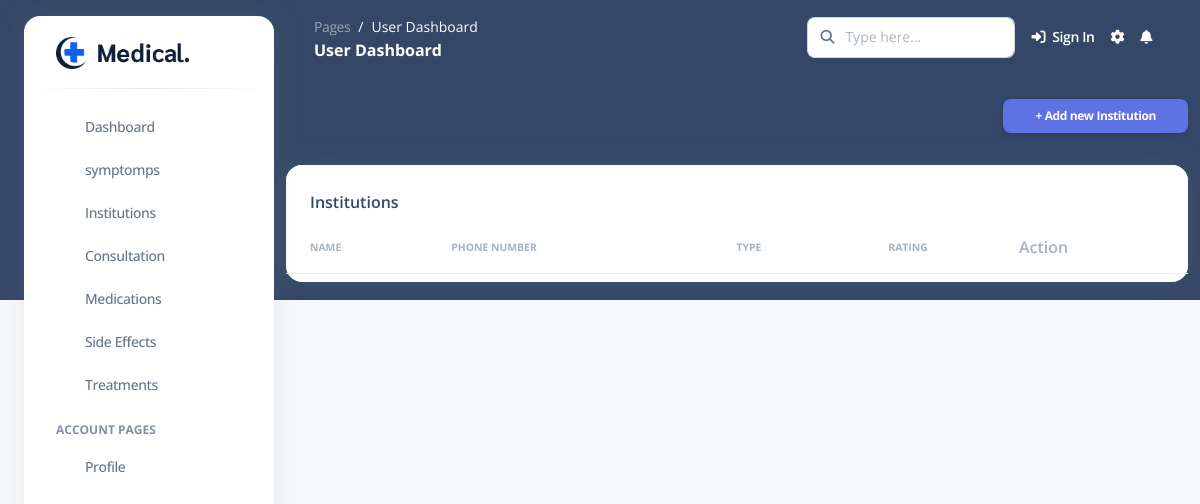
The page /institution/ on the database as committed earlier.
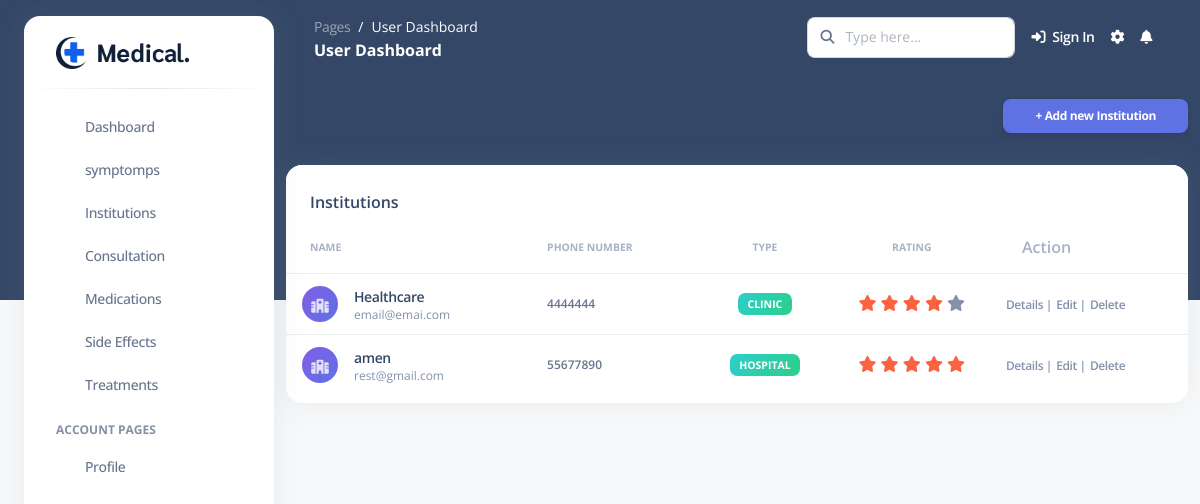
The same page on the database as committed later.
### Institution/models.py (models this page shows, shortened)
class HealthCareInstitution(models.Model):
    INSTITUTION_TYPES = [
        ('hospital', 'Hospital'),
        ('clinic', 'Clinic'),
        ('pharmacy', 'Pharmacy'),
        ('diagnostic_center', 'Diagnostic Center'),
    ]
    name = models.CharField(max_length=255)
    institution_type = models.CharField(max_length=50, choices=INSTITUTION_TYPES)
    location = models.TextField()
    phone_number = models.CharField(max_length=20, blank=True, null=True)
    email = models.EmailField(blank=True, null=True)
    website = models.URLField(blank=True, null=True)
    operational_hours = models.JSONField(blank=True, null=True)
    services_provided = models.TextField(blank=True)
    insurance_accepted = models.TextField(blank=True, null=True)
    rating = models.DecimalField(
        max_digits=3,
        decimal_places=2,
        validators=[MinValueValidator(1), MaxValueValidator(5)],
        blank=True,
        null=True
    )
    capacity = models.IntegerField(blank=True, null=True)
    latitude = models.DecimalField(max_digits=20, decimal_places=6, blank=True, null=True)
    longitude = models.DecimalField(max_digits=20, decimal_places=6, blank=True, null=True)
    class Meta:
        verbose_name_plural = "Health Care Institutions"

### Institution/views.py (the view)
# urls.py: path('', institution_list, name='institution_list'),  # Lists all institutions
def institution_list(request):
    institutions = HealthCareInstitution.objects.all()
    return render(request, 'back_office/pages/institutions/institution_list.html', {'institutions': institutions})

### templates/back_office/pages/institutions/institution_list.html (shortened to what this page needs)
{% load static %}
<!DOCTYPE html>
<html lang="en">
<head>
  <link href="https://demos.creative-tim.com/argon-dashboard-pro/back_office/assets/css/nucleo-icons.css" rel="stylesheet" />
  <link href="https://demos.creative-tim.com/argon-dashboard-pro/back_office/assets/css/nucleo-svg.css" rel="stylesheet" />
  <link id="pagestyle" href="{% static 'back_office/assets/css/argon-dashboard.css' %}?v=2.1.0" rel="stylesheet" />
</head>
<body class="g-sidenav-show   bg-gray-100">
  <div class="min-height-300 bg-dark position-absolute w-100"></div>
  <aside class="sidenav bg-white navbar navbar-vertical navbar-expand-xs border-0 border-radius-xl my-3 fixed-start ms-4 " id="sidenav-main">
    <div class="sidenav-header">
        <a class="navbar-brand m-0"  href="{% static 'index.html' %}"><img src="{% static 'front_office/assets/img/logo/logo.png' %}" alt=""></a>
    </div>
    <hr class="horizontal dark mt-0">
    <div class="collapse navbar-collapse  w-auto " id="sidenav-collapse-main">
      <ul class="navbar-nav">
        <li class="nav-item">
          <a class="nav-link " href="{% url 'dashboard' %}">
            <div class="icon icon-shape icon-sm border-radius-md text-center me-2 d-flex align-items-center justify-content-center">
            </div>
            <span class="nav-link-text ms-1">Dashboard</span>
          </a>
        </li>
        <li class="nav-item">
          <a class="nav-link" href="{% url 'list_local_symptoms' %}">
                  <div class="icon icon-shape icon-sm border-radius-md text-center me-2 d-flex align-items-center justify-content-center">
            </div>
            <span class="nav-link-text ms-1">symptomps</span>
          </a>
        </li>
        <li class="nav-item">
          <a class="nav-link " href="{% url 'institution_list' %}">
            <div class="icon icon-shape icon-sm border-radius-md text-center me-2 d-flex align-items-center justify-content-center">
            </div>
            <span class="nav-link-text ms-1">Institutions</span>
          </a>
        </li>
        <li class="nav-item">
          <a class="nav-link" href="{% url 'consultation_list' %}">
            <div class="icon icon-shape icon-sm border-radius-md text-center me-2 d-flex align-items-center justify-content-center">
            </div>
            <span class="nav-link-text ms-1">Consultation</span>
          </a>
        </li>
        <li class="nav-item">
        <a class="nav-link" href="{% url 'medication_list' %}">
          <div class="icon icon-shape icon-sm border-radius-md text-center me-2 d-flex align-items-center justify-content-center">
          </div>
          <span class="nav-link-text ms-1">Medications</span>
      </a>
    </li>
<li class="nav-item">
  <a class="nav-link" href="{% url 'sideeffect_list' %}">
      <div class="icon icon-shape icon-sm border-radius-md text-center me-2 d-flex align-items-center justify-content-center">
      </div>
      <span class="nav-link-text ms-1">Side Effects</span>
  </a>
</li>
<li class="nav-item">
  <a class="nav-link" href="{% url 'treatment_list' %}">
      <div class="icon icon-shape icon-sm border-radius-md text-center me-2 d-flex align-items-center justify-content-center">
      </div>
      <span class="nav-link-text ms-1">Treatments</span>
  </a>
</li>
        <li class="nav-item mt-3">
          <h6 class="ps-4 ms-2 text-uppercase text-xs font-weight-bolder opacity-6">Account pages</h6>
        </li>
        <li class="nav-item">
          <a class="nav-link " href="{% url 'profile' %}">
            <div class="icon icon-shape icon-sm border-radius-md text-center me-2 d-flex align-items-center justify-content-center">
            </div>
            <span class="nav-link-text ms-1">Profile</span>
          </a>
        </li>
      </ul>
    </div>
  </aside>
  <main class="main-content position-relative border-radius-lg ">
    <nav class="navbar navbar-main navbar-expand-lg px-0 mx-4 shadow-none border-radius-xl " id="navbarBlur" data-scroll="false">
      <div class="container-fluid py-1 px-3">
        <nav aria-label="breadcrumb">
          <ol class="breadcrumb bg-transparent mb-0 pb-0 pt-1 px-0 me-sm-6 me-5">
            <li class="breadcrumb-item text-sm"><a class="opacity-5 text-white" href="javascript:;">Pages</a></li>
            <li class="breadcrumb-item text-sm text-white active" aria-current="page">
            {% if user.is_authenticated and user.is_staff %}
              Admin Dashboard
            {% else %}
              User Dashboard
            {% endif %}
          </li>
          </ol>
          <h6 class="font-weight-bolder text-white mb-0">
          {% if user.is_authenticated and user.is_staff %}
            Admin Dashboard
          {% else %}
            User Dashboard
          {% endif %}</h6>
        </nav>
        <div class="collapse navbar-collapse mt-sm-0 mt-2 me-md-0 me-sm-4" id="navbar">
          <div class="ms-md-auto pe-md-3 d-flex align-items-center">
            <div class="input-group">
              <span class="input-group-text text-body"><i class="fas fa-search" aria-hidden="true"></i></span>
              <input type="text" class="form-control" placeholder="Type here...">
            </div>
          </div>
          <ul class="navbar-nav  justify-content-end">
            <li class="nav-item d-flex align-items-center">
              {% if user.is_authenticated %}
                <a href="{% url 'logout' %}" class="nav-link text-white font-weight-bold px-0">
                  <i class="fa fa-sign-out-alt me-sm-1"></i>
                  <span class="d-sm-inline d-none">Logout</span>
                </a>
              {% else %}
                <a href="{% url 'login' %}" class="nav-link text-white font-weight-bold px-0">
                  <i class="fa fa-sign-in-alt me-sm-1"></i>
                  <span class="d-sm-inline d-none">Sign In</span>
                </a>
              {% endif %}
            </li>
            <li class="nav-item px-3 d-flex align-items-center">
              <a href="javascript:;" class="nav-link text-white p-0">
                <i class="fa fa-cog fixed-plugin-button-nav cursor-pointer"></i>
              </a>
            </li>
            <li class="nav-item dropdown pe-2 d-flex align-items-center">
              <a href="javascript:;" class="nav-link text-white p-0" id="dropdownMenuButton" data-bs-toggle="dropdown" aria-expanded="false">
                <i class="fa fa-bell cursor-pointer"></i>
              </a>
            </li>
          </ul>
        </div>
      </div>
    </nav>
    <div class="container-fluid py-4">
        <div class="row">
            <div class="col-12">
                <div class="d-flex justify-content-end mb-3">
                    <a class="btn btn-primary btn-sm" href="{% url 'create_institution' %}" type="button">+ Add new Institution</a>
                </div>
                <div class="card mb-4">
                    <div class="card-header pb-0">
                        <h6>Institutions</h6>
                    </div>
                    <div class="card-body px-0 pt-0 pb-2">
                        <div class="table-responsive p-0">
                            <table class="table align-items-center mb-0">
                                <thead>
                                    <tr>
                                        <th class="text-uppercase text-secondary text-xxs font-weight-bolder opacity-7">Name</th>
                                        <th class="text-uppercase text-secondary text-xxs font-weight-bolder opacity-7 ps-2">Phone Number</th>
                                        <th class="text-center text-uppercase text-secondary text-xxs font-weight-bolder opacity-7">Type</th>
                                        <th class="text-center text-uppercase text-secondary text-xxs font-weight-bolder opacity-7">Rating</th>
                                        <th class="text-secondary opacity-7">Action</th>
                                    </tr>
                                </thead>
                                <tbody>
                                    {% for institution in institutions %}
                                    <tr>
                                        <td>
                                            <div class="d-flex px-2 py-1">
                                                <div class="icon icon-shape bg-gradient-primary shadow-primary avatar avatar-sm me-3 text-center rounded-circle">
                                                    <i class="fas fa-solid fa-hospital mb-4"></i>
                                                </div>
                                                <div class="d-flex flex-column justify-content-center">
                                                    <h6 class="mb-0 text-sm"> <a href="{% url 'institution_detail' institution.pk %}">{{ institution.name }}</a></h6>
                                                    <p class="text-xs text-secondary mb-0">{{ institution.email }}</p>
                                                </div>
                                            </div>
                                        </td>
                                        <td>
                                            <p class="text-xs font-weight-bold mb-0">{{ institution.phone_number }}</p>
                                        </td>
                                        <td class="align-middle text-center text-sm">
                                            <span class="badge badge-sm bg-gradient-success">{{ institution.institution_type }}</span>
                                        </td>
                                        <td class="align-middle text-center">
                                            <div class="rating">
                                                {% for i in "12345" %}
                                                    <i class="fas fa-star {% if i|add:0 <= institution.rating %}text-warning{% else %}text-secondary{% endif %}"></i>
                                                {% endfor %}
                                            </div>
                                        </td>
                                        <td class="align-middle">
                                            <a href="{% url 'institution_detail' institution.pk %}" class="text-secondary font-weight-bold text-xs" data-toggle="tooltip" data-original-title="View Details">Details |</a>
                                            <a href="{% url 'update_institution' institution.pk %}" class="text-secondary font-weight-bold text-xs" data-toggle="tooltip" data-original-title="Edit user">Edit |</a>
                                            <a href="#" class="text-secondary font-weight-bold text-xs" data-toggle="tooltip" data-original-title="Delete user" data-bs-toggle="modal" data-bs-target="#deleteModal" data-id="{{ institution.pk }}" data-name="{{ institution.name }}">Delete</a>
                                        </td>
                                    </tr>
                                    {% endfor %}
                                </tbody>
                            </table>
                        </div>
                    </div>
                </div>
            </div>
        </div>
    </div>

Rows that differ between the two databases and show on the page:
added HealthCareInstitution: name "Healthcare", email "email@emai.com", phone_number "4444444", institution_type "CLINIC", rating 4 (drawn)
added HealthCareInstitution: name "amen", email "rest@gmail.com", phone_number "55677890", institution_type "HOSPITAL", rating 5 (drawn)
